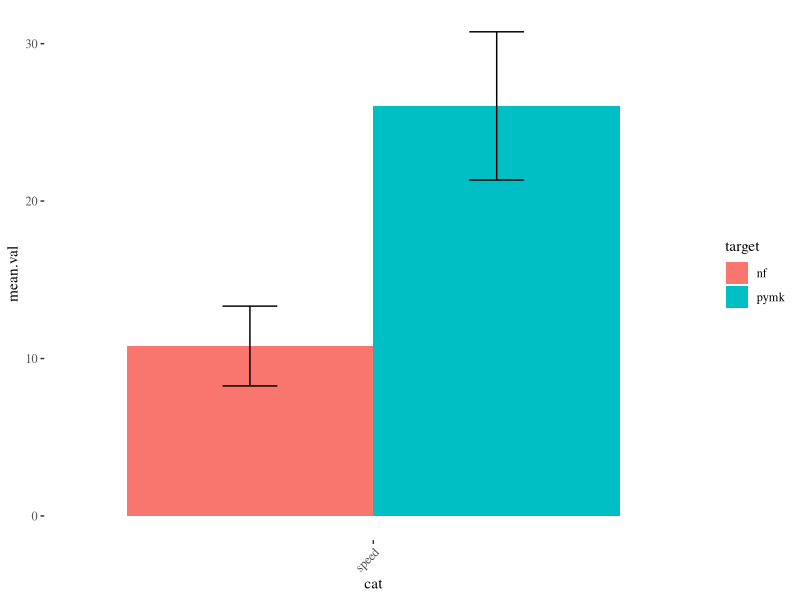
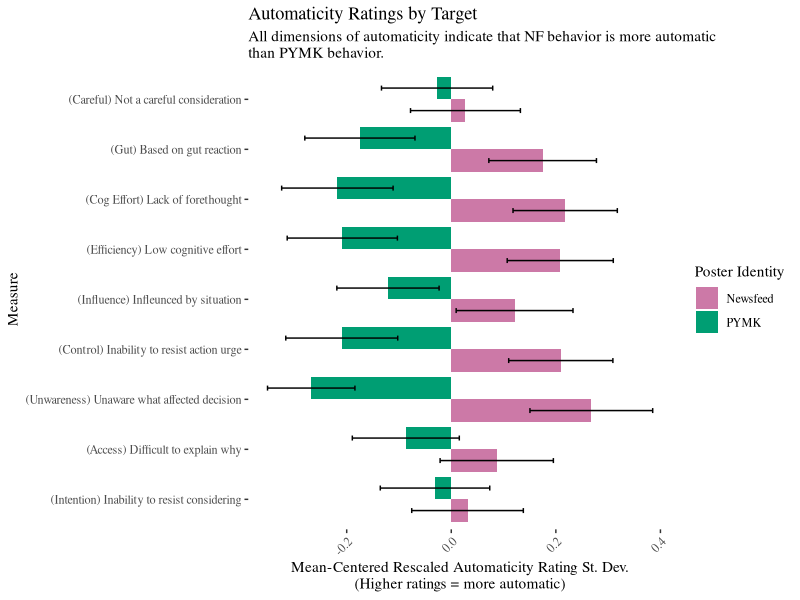
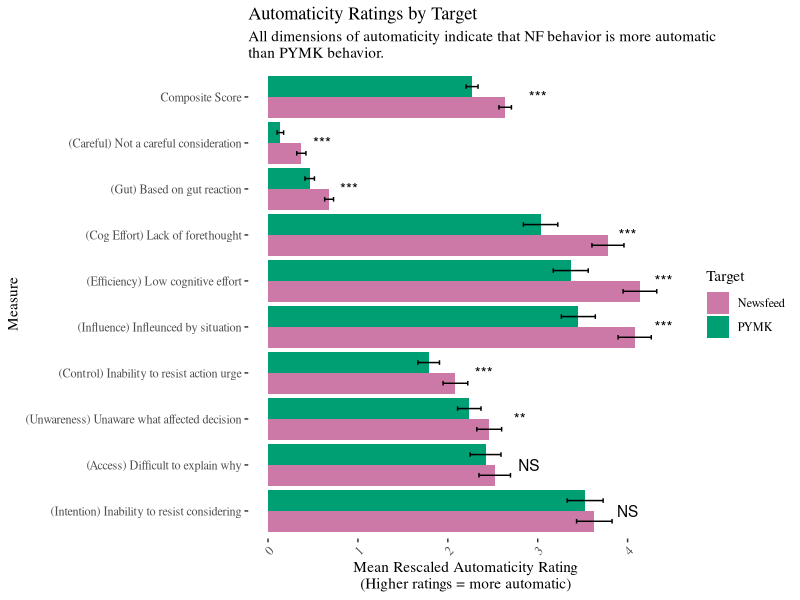
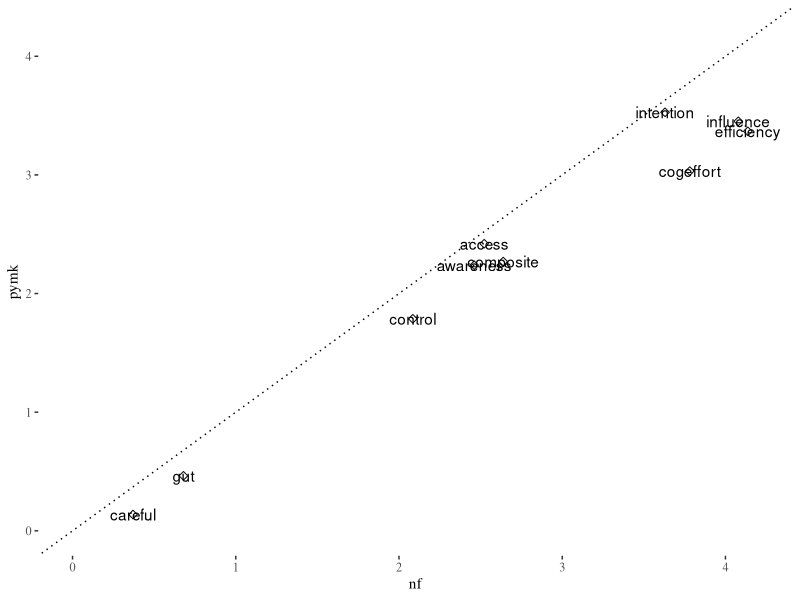
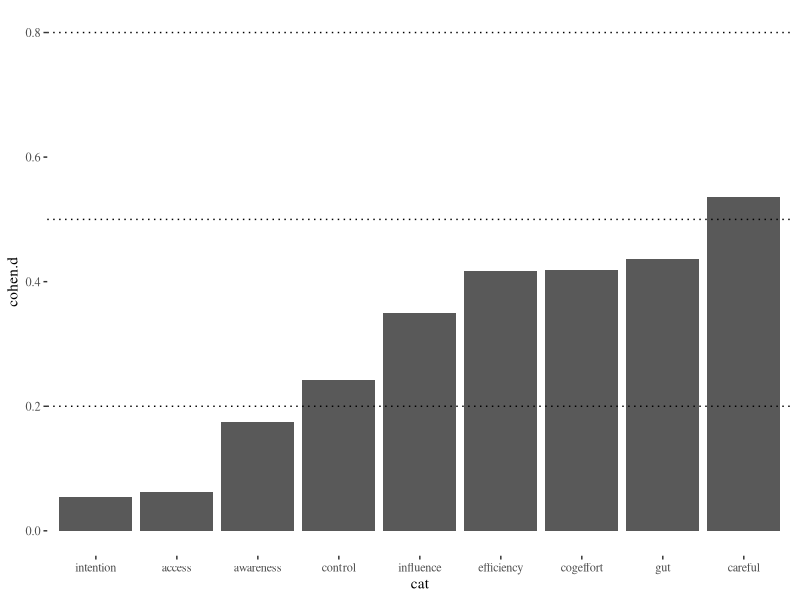
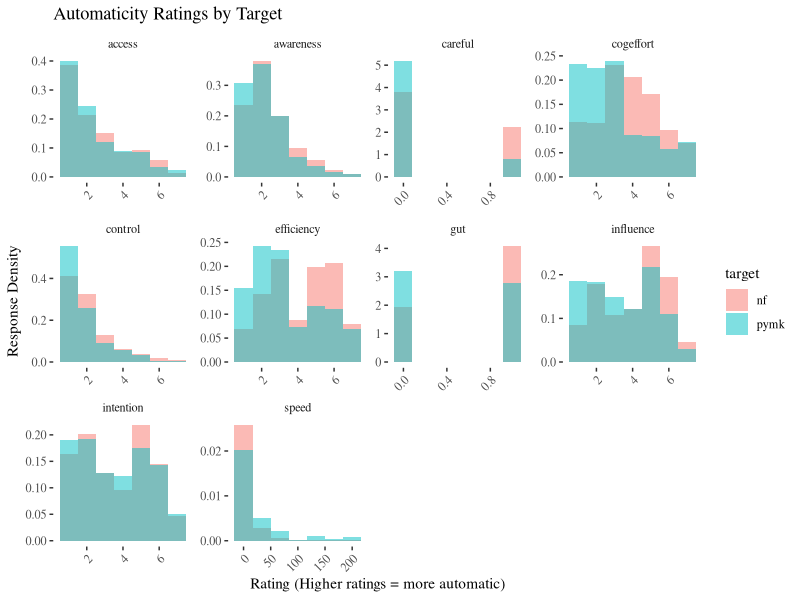
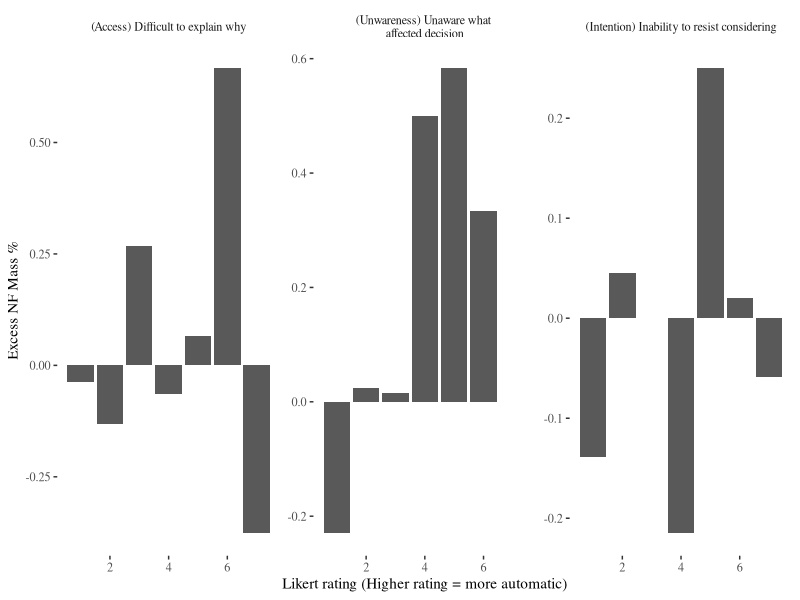
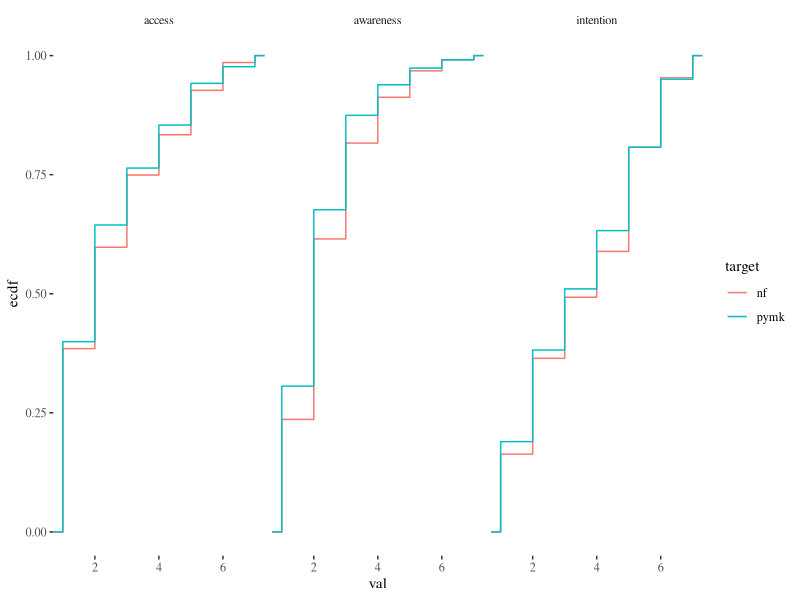

Write R code to recreate these figures, in order.
## ---- chunk 1
knitr::opts_chunk$set(echo = F)
library(dplyr)
library(tidyr)
library(ggplot2)
library(ggthemes)
theme_set(theme_tufte())

knitr::opts_knit$set(root.dir = '/Users/diagdavenport/Desktop/Synced Research/Ludwig/FB/Lockdown')

## ---- chunk 2
 
exim.raw <- read.csv('Data/Experimental Lab Data/Automaticity/ExIm data.csv')

## ---- chunk 3
 
exim.raw$access_pymk <- ifelse(exim.raw$condition1 == "pymk", exim.raw$access1, exim.raw$access2)
exim.raw$access_nf <- ifelse(exim.raw$condition1 == "like", exim.raw$access1, exim.raw$access2)

exim.raw$cogeffort_pymk <- ifelse(exim.raw$condition1 == "pymk", exim.raw$cog_effort1, exim.raw$cog_effort2)
exim.raw$cogeffort_nf <- ifelse(exim.raw$condition1 == "like", exim.raw$cog_effort1, exim.raw$cog_effort2)

exim.raw$influence_pymk <- ifelse(exim.raw$condition1 == "pymk", exim.raw$influence1, exim.raw$influence2)
exim.raw$influence_nf <- ifelse(exim.raw$condition1 == "like", exim.raw$influence1, exim.raw$influence2)

exim.raw$gut_pymk <- ifelse(exim.raw$condition1 == "pymk", exim.raw$gut1, exim.raw$gut2)
exim.raw$gut_nf <- ifelse(exim.raw$condition1 == "like", exim.raw$gut1, exim.raw$gut2)

exim.raw$careful_pymk <- ifelse(exim.raw$condition1 == "pymk", exim.raw$careful1, exim.raw$careful2)
exim.raw$careful_nf <- ifelse(exim.raw$condition1 == "like", exim.raw$careful1, exim.raw$careful2)

exim.raw$awareness_pymk <- ifelse(exim.raw$condition1 == "pymk", exim.raw$awareness1, exim.raw$awareness2)
exim.raw$awareness_nf <- ifelse(exim.raw$condition1 == "like", exim.raw$awareness1, exim.raw$awareness2)

exim.raw$intention_pymk <- ifelse(exim.raw$condition1 == "pymk", exim.raw$intention1, exim.raw$intention2)
exim.raw$intention_nf <- ifelse(exim.raw$condition1 == "like", exim.raw$intention1, exim.raw$intention2)

exim.raw$control_pymk <- ifelse(exim.raw$condition1 == "pymk", exim.raw$controllability1, exim.raw$controllability2)
exim.raw$control_nf <- ifelse(exim.raw$condition1 == "like", exim.raw$controllability1, exim.raw$controllability2)

exim.raw$efficiency_pymk <- ifelse(exim.raw$condition1 == "pymk", exim.raw$efficiency1, exim.raw$efficiency2)
exim.raw$efficiency_nf <- ifelse(exim.raw$condition1 == "like", exim.raw$efficiency1, exim.raw$efficiency2)

exim.raw$speed_pymk <- ifelse(exim.raw$condition1 == "pymk", exim.raw$speed1, exim.raw$speed2)
exim.raw$speed_nf <- ifelse(exim.raw$condition1 == "like", exim.raw$speed1, exim.raw$speed2)


 higher.is.more.automatic <- c("access", "careful", "awareness", "control", "efficiency")
 
 higher.is.less.automatic <-c("cogeffort", "influence", "gut", "intention")

 for (root in higher.is.less.automatic) {
  exim.raw[[paste0(root, "_nf")]] <- max(exim.raw[[paste0(root, "_nf")]], na.rm = T) + 1 - exim.raw[[paste0(root, "_nf")]]
  exim.raw[[paste0(root, "_pymk")]] <- max(exim.raw[[paste0(root, "_pymk")]], na.rm = T) + 1 - exim.raw[[paste0(root, "_pymk")]]
 }
 
## ---- chunk 4

choice.long <- exim.raw %>% dplyr::select(c(ends_with("_nf"), ends_with("_pymk"))) %>% 
  pivot_longer(everything(),
   names_pattern = "(.*)_(.*)",
   names_to = c(".value", ".set"),
   values_to = "count"
 )

head(choice.long)

"new_?(.*)_(.)(.*)"

qs <- c("access",
        "cogeffort",
        "influence",
        "gut",
        "careful",
        "awareness",
        "intention",
        "control",
        "efficiency",
        "speed")

choice.long2 <- choice.long %>% 
  pivot_longer(cols = all_of(qs),
               names_to = "cat",
               values_to = "val") %>% dplyr::rename(target = ".set")


choice.long2$val <- ifelse(choice.long2$cat == "gut",
                 choice.long2$val - 1,
                 choice.long2$val)

choice.long2$val <- ifelse(choice.long2$cat == "careful",
                 choice.long2$val - 1,
                 choice.long2$val)

temp.l.dat <- choice.long2 %>% group_by(cat)  %>% dplyr::summarise(mean.val = mean(val, na.rm = T), sd = sd(val, na.rm = T), n= n()) 

l.dat <- choice.long2 %>% filter(cat == "speed") %>% group_by(cat, target)  %>% dplyr::summarise(mean.val = mean(val, na.rm = T), sd = sd(val, na.rm = T), n= n()) 

l.dat$ci <- (l.dat$sd/sqrt(l.dat$n))*1.96

 ggplot(l.dat, aes(x = cat, y = mean.val, fill = target)) +
  geom_col(position = "dodge") +
   geom_errorbar(aes(ymin=mean.val-ci, ymax=mean.val+ci),
                 width=.2,                    # Width of the error bars
                  position=position_dodge(.9))  + theme(axis.text.x = element_text(angle = 45, hjust = 1))
 
 dev.copy(jpeg,'Output/Graphs/Experiments/Automaticity/speed bar chart.jpg')
dev.off()

m.long <- merge(choice.long2, temp.l.dat, by = c("cat"))
m.long$z <- (m.long$val - m.long$mean.val)/m.long$sd
 
 label.df <- data.frame(cat = c("access",
                                "awareness", 
                                "careful", 
                                "cogeffort", 
                                "control", 
                                "efficiency", 
                                "gut", 
                                "influence", 
                                "intention",
                                "composite"),
                       mean.val = c(2.9, 2.8, 0.6, 4, 2.4, 4.4, 0.9, 4.4, 4, 3.0),
                       target = "nf")
 
automaticity.labels <- c(
                                "(Intention) Inability to resist considering",
                                "(Access) Difficult to explain why",
                                "(Unwareness) Unaware what affected decision", 
                                "(Control) Inability to resist action urge",
                                "(Influence) Infleunced by situation",  
                                "(Efficiency) Low cognitive effort", 
                                "(Cog Effort) Lack of forethought", 
                                "(Gut) Based on gut reaction", 
                                "(Careful) Not a careful consideration",
                                "Composite Score")

l.dat <- m.long %>% filter(cat != "speed") %>% group_by(cat, target)  %>% dplyr::summarise(mean.z = mean(z, na.rm = T), sd = sd(z, na.rm = T), n= n())

l.dat$ci <- (l.dat$sd/sqrt(l.dat$n))*1.96

 ggplot(l.dat, aes(x = cat, y = mean.z, fill = target)) +
  geom_col(position = "dodge") +
   geom_errorbar(aes(ymin=mean.z-ci, ymax=mean.z+ci),
                 width=.2,                    # Width of the error bars
                  position=position_dodge(.9))  + theme(axis.text.x = element_text(angle = 45, hjust = 1)) + xlab("Measure") +
   ylab("Mean-Centered Rescaled Automaticity Rating St. Dev.\n(Higher ratings = more automatic)") + labs(title = "Automaticity Ratings by Target", subtitle = "All dimensions of automaticity indicate that NF behavior is more automatic \nthan PYMK behavior.") +
   scale_x_discrete(labels= automaticity.labels) +
  coord_cartesian(ylim = c(0.45, -0.45)) +
   coord_flip()  +
   scale_fill_manual(values=c("#CC79A7", "#009E73"),
                       name="Poster Identity",
                       breaks=c("nf", "pymk"),
                       labels=c("Newsfeed", "PYMK"))

l.dat1 <- choice.long2 %>% filter(cat != "speed") %>% group_by(cat, target)  %>% dplyr::summarise(mean.val = mean(val, na.rm = T), sd = sd(val, na.rm = T), n= n()) 

l.dat1$ci <- (l.dat1$sd/sqrt(l.dat1$n))*1.96

l.dat2 <- choice.long2 %>% filter(cat != "speed") %>% group_by(target)  %>% dplyr::summarise(mean.val = mean(val, na.rm = T), sd = sd(val, na.rm = T), n= n()) 
l.dat2$cat <- "composite"
l.dat2$ci <- (l.dat2$sd/sqrt(l.dat2$n))*1.96

l.dat <- rbind(as.data.frame(l.dat1), as.data.frame(l.dat2))

# sort the bars by effect size
l.dat$cat <- factor(l.dat$cat,levels = c("intention", "access", "awareness", "control", "influence", "efficiency", "cogeffort", "gut", "careful", "composite"))

 ggplot(l.dat, aes(x = cat, y = mean.val, fill = target)) +
  geom_col(position = "dodge", aes(fill = target)) +
   geom_errorbar(aes(ymin=mean.val-ci, ymax=mean.val+ci),
                 width=.2,                    # Width of the error bars
                  position=position_dodge(.9))  +
   theme(axis.text.x = element_text(angle = 45, hjust = 1)) + xlab("Measure") + 
   ylab("Mean Rescaled Automaticity Rating\n(Higher ratings = more automatic)") + 
   labs(title = "Automaticity Ratings by Target", 
        subtitle = "All dimensions of automaticity indicate that NF behavior is more automatic \nthan PYMK behavior.") +
   geom_text(data = label.df, 
             label = c("NS", "**", "***", "***", "***", "***", "***", "***", "NS", "***")) + 
   scale_x_discrete(labels= automaticity.labels) + coord_flip() +
   scale_fill_manual(values=c("#CC79A7", "#009E73"), 
                       name="Target",
                       breaks=c("nf", "pymk"),
                       labels=c("Newsfeed", "PYMK"))

dev.copy(jpeg,'Output/Graphs/Experiments/Automaticity/composite score and components.jpg')
dev.off()
 
# pwr.t.test(d = .5, sig.level = .05, power = .8, type = c("paired"))

t <- l.dat %>% dplyr::select(cat, target, mean.val) %>% pivot_wider(names_from = target, values_from = mean.val)

ggplot(t, aes(x=nf, y=pymk, label = cat)) +
  geom_point(size=2, shape=23) + xlim(c(0,4.2)) + ylim(c(0,4.2)) + geom_text() + geom_abline(intercept = 0, slope = 1, linetype = "dotted")

dev.copy(jpeg,'Output/Graphs/Experiments/Automaticity/45 degree scatter.jpg')
dev.off()

cohen.data <- merge(t, temp.l.dat)

cohen.data$cohen.d <- with(cohen.data, (nf - pymk)/sd)

 ggplot(cohen.data, aes(x = cat, y = cohen.d)) +
  geom_col(position = "dodge") + geom_hline(yintercept = c(.2,.5,.8), linetype = "dotted")
 
 dev.copy(jpeg,'Output/Graphs/Experiments/Automaticity/standardized effect sizes.jpg')
dev.off()
 
## ---- chunk 5

label_names <- list(
  'access'="(Access) Difficult to explain why",
  'awareness'="(Unwareness) Unaware what \naffected decision",
  'intention'="(Intention) Inability to resist considering"
)

fun_labeller <- function(variable,value){
  return(label_names[value])
}

dat <- m.long %>% group_by(val, target, cat) %>% dplyr::summarise(n= n()) %>%
  pivot_wider(names_from = target, values_from = n, values_fill = 0)

dat <- dat %>% group_by(cat) %>% 
       mutate(perNF=nf/sum(nf)) %>% 
       ungroup

dat <- dat %>% group_by(cat) %>% 
       mutate(perPYMK=pymk/sum(pymk)) %>% 
       ungroup

dat$excess <- (dat$perNF - dat$perPYMK)/dat$perPYMK

l.dat <- m.long %>% filter(cat != "speed") %>% group_by(cat, target)  %>% dplyr::summarise(mean.z = mean(z, na.rm = T), sd = sd(z, na.rm = T), n= n())

l.dat$ci <- (l.dat$sd/sqrt(l.dat$n))*1.96

 ggplot(choice.long2, aes(x = val, fill = target)) +
  geom_histogram(aes(y=..density..), bins=7, alpha=0.5, position="nudge") +
   theme(axis.text.x = element_text(angle = 45, hjust = 1)) + xlab("Measure") +
   ylab("Response Density") + xlab("Rating (Higher ratings = more automatic)") + labs(title = "Automaticity Ratings by Target") + facet_wrap(~ cat, scales = "free")
 
  dev.copy(jpeg,'Output/Graphs/Experiments/Automaticity/histogram for each measure.jpg')
dev.off()
 
 wrap.cats <- c("access",
                "awareness",
                "intention")
 
dat %>%  filter(cat %in% wrap.cats) %>% ggplot(aes(x = val, y = excess)) + geom_bar(stat = "identity") + ylab("Excess NF Mass %") +
  xlab("Likert rating (Higher rating = more automatic)") + facet_wrap(~ cat, scales = "free", labeller = fun_labeller)

 dev.copy(jpeg,'Output/Graphs/Experiments/Automaticity/excess mass.jpg')
dev.off()

choice.long2 %>%  filter(cat %in% wrap.cats) %>%
  ggplot(aes(x=val)) + stat_ecdf(aes(colour=target)) + facet_wrap(~ cat)

'%!in%' <- function(x,y)!('%in%'(x,y))

choice.long2 %>% filter(cat %!in% c("speed", "careful", "gut")) %>%
  ggplot(aes(x=val)) + stat_ecdf(aes(colour=target)) + facet_wrap(~ cat, scales = "free")

dev.copy(jpeg,'Output/Graphs/Experiments/Automaticity/cdf for each measure.jpg')
dev.off()

## ---- chunk 6


label_names <- list(
  'cogeffort'="(Cog Effort) \nLack of forethought",
  'control'="(Control) \nInability to resist action urge",
  'efficiency'="(Efficiency) \nLow cognitive effort",
  'influence'="(Influence) \nInfleunced by situation",
  'access' = "(Access) \nDifficult to explain why",
  'awareness' = "(Unwareness) \nUnaware what affected decision",
  'intention' = "(Intention) \nInability to resist considering"
)

fun_labeller <- function(variable,value){
  return(label_names[value])
}

dat <- m.long %>% group_by(cat) %>% 
       mutate(cat_median = median(val, na.rm = T)) %>% 
       ungroup

dat$above_median <- dat$val >= dat$cat_median

'%!in%' <- function(x,y)!('%in%'(x,y))

l.dat <- dat %>% filter(cat %!in% c("speed", "careful", "gut")) %>% 
  group_by(cat, target)  %>% 
  dplyr::summarise(percent.above = mean(above_median, na.rm = T), sd = sd(above_median, na.rm = T), n= n())

l.dat$ci <- (l.dat$sd/sqrt(l.dat$n))*1.96
pd <- position_dodge(0.1)

 ggplot(l.dat, aes(x = target, y = percent.above)) +
  geom_bar(stat="identity", position=pd) +
   geom_errorbar(aes(ymin=percent.above-ci, ymax=percent.above+ci), colour="black", width=.1, position=pd) +
   theme(axis.text.x = element_text(angle = 45, hjust = 1)) + xlab("Measure") +
   ylab("Percent of responses above median") + xlab("") + labs(title = "Median splits of automaticity Ratings by Target") + facet_wrap(~ cat, scales = "free", labeller = fun_labeller)
 
  dev.copy(jpeg,'Output/Graphs/Experiments/Automaticity/bar chart pct above median.jpg')
dev.off()
  
## ---- chunk 7

label_names <- list(
  'careful'="(Careful) Not a careful consideration",
  'gut'="(Gut) Based on gut reaction"
)

fun_labeller <- function(variable,value){
  return(label_names[value])
}

l.dat <- m.long %>% filter(cat %in% c("careful", "gut")) %>% 
  group_by(cat, target)  %>% 
  dplyr::summarise(mean = mean(val, na.rm = T), sd = sd(val, na.rm = T), n= n())

l.dat$ci <- (l.dat$sd/sqrt(l.dat$n))*1.96
pd <- position_dodge(0.1)

 ggplot(l.dat, aes(x = target, y = mean)) +
  geom_bar(stat="identity", position=pd) +
   geom_errorbar(aes(ymin=mean-ci, ymax=mean+ci), colour="black", width=.1, position=pd) +
   theme(axis.text.x = element_text(angle = 45, hjust = 1)) + xlab("Measure") +
   ylab("Percent giving more automatic answer") + xlab("") + labs(title = "Rate of Affirming Automaticity by Target") + facet_wrap(~ cat, scales = "free", labeller = fun_labeller)
 
  dev.copy(jpeg,'Output/Graphs/Experiments/Automaticity/bar chart binary measures.jpg')
dev.off()

## ---- chunk 8

m.long %>% filter(cat == "speed") %>%
  ggplot(aes(x = val, fill = target)) +
  geom_histogram(aes(fill = target, y = ..density..), position = "dodge") +
  labs(title = "Histogram of reported time to decide")

 dev.copy(jpeg,'Output/Graphs/Experiments/Automaticity/speed histogram.jpg')
dev.off()

m.long %>% filter(cat == "speed") %>%
  mutate(x_new = ifelse(val > 60, 60, val)) %>% 
  ggplot(aes(x = x_new, fill = target)) +
  geom_histogram(aes(fill = target, y = ..density..), position = "dodge") + labs(title = "Histogram of reported time to decide",
                                                                subtitle = "bin over 60")

 dev.copy(jpeg,'Output/Graphs/Experiments/Automaticity/speed histogram - bin over 60.jpg')
dev.off()

m.long %>% filter(cat == "speed") %>%
  mutate(x_new = ifelse(val > 30, 30, val)) %>% 
  ggplot(aes(x = x_new, fill = target)) +
  geom_histogram(aes(fill = target, y = ..density..), position = "dodge") + labs(title = "Histogram of reported time to decide",
                                                                subtitle = "bin over 30")

 dev.copy(jpeg,'Output/Graphs/Experiments/Automaticity/speed histogram - bin over 30.jpg')
dev.off()

m.long %>% filter(cat == "speed") %>% 
  mutate(x_new = ifelse(val > 60, 60, val)) %>%
ggplot(aes(x=x_new)) + stat_ecdf(aes(colour=target))

dev.copy(jpeg,'Output/Graphs/Experiments/Automaticity/speed cdf - bin over 60')
dev.off()

